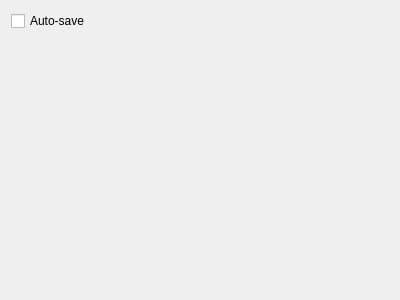
<?xml version="1.0" encoding="UTF-8"?>
<ui version="4.0">
 <class>CToDoListEditorSettingsWidget</class>
 <widget class="QWidget" name="CToDoListEditorSettingsWidget">
  <property name="geometry">
   <rect>
    <x>0</x>
    <y>0</y>
    <width>400</width>
    <height>300</height>
   </rect>
  </property>
  <property name="windowTitle">
   <string>Form</string>
  </property>
  <layout class="QVBoxLayout" name="verticalLayout">
   <item>
    <layout class="QHBoxLayout" name="horizontalLayout">
     <item>
      <widget class="QCheckBox" name="autoSaveCheckBox">
       <property name="text">
        <string>Auto-save</string>
       </property>
      </widget>
     </item>
     <item>
      <spacer name="horizontalSpacer">
       <property name="orientation">
        <enum>Qt::Horizontal</enum>
       </property>
       <property name="sizeHint" stdset="0">
        <size>
         <width>40</width>
         <height>20</height>
        </size>
       </property>
      </spacer>
     </item>
    </layout>
   </item>
   <item>
    <spacer name="verticalSpacer">
     <property name="orientation">
      <enum>Qt::Vertical</enum>
     </property>
     <property name="sizeHint" stdset="0">
      <size>
       <width>20</width>
       <height>251</height>
      </size>
     </property>
    </spacer>
   </item>
  </layout>
 </widget>
 <resources/>
 <connections/>
</ui>
